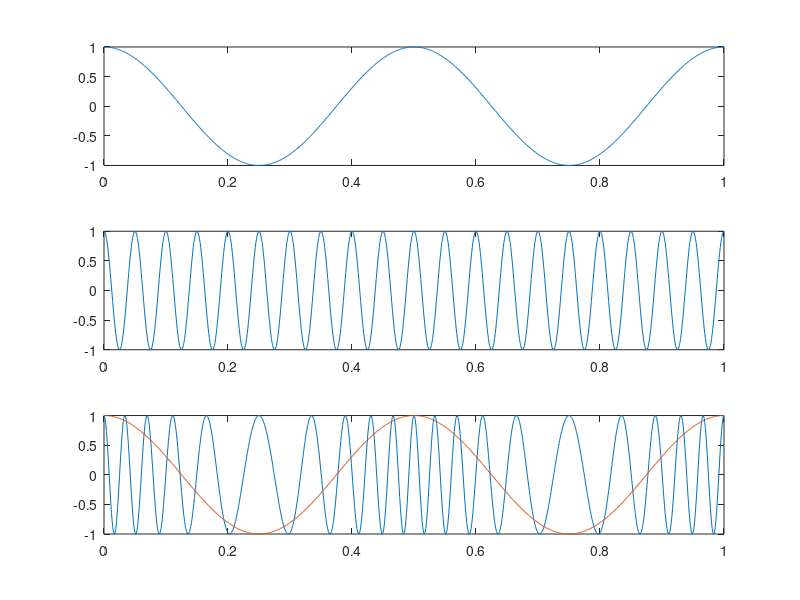

Write MATLAB code to recreate this figure.
clc;
clear all;
close all;
ac=1;
am=1;
fm=2;
fc=20;
B=5;
t=0:0.001:1;
m_t=am*cos(2*pi*fm*t);
subplot(311);
plot(t,m_t);
c_t=ac*cos(2*pi*fc*t);
subplot(312);
plot(t,c_t);
s_t=ac.*cos(2*pi*fc*t+B.*sin(2*pi*fm*t));
subplot(313);
plot(t,s_t);
hold on
plot(t,m_t);
hold off

